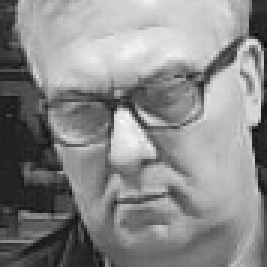
#> input picture projects/python/MachineLearning/FaceRecog/DataProjectFaces/albert_7/face_0(1).png, 89 x 89 px (shown 3 times larger); its folder holds only this picture in this run
$ python labelImages_dataAugment_CreateTestSet.py
#> lines starting #> are read from the running program, lines starting #| are printed output that depends on the picture
### projects/python/MachineLearning/FaceRecog/DataAugment.py
import cv2
import os
import imutils
from PIL import Image
import numpy as np
import random
#gamma transform. Kleine gamma --> donker, grote gamma --> helder
def adjust_gamma(image, gamma=1.0):
   invGamma = 1.0 / gamma
   table = np.array([
      ((i / 255.0) ** invGamma) * 255
      for i in np.arange(0, 256)])
   return cv2.LUT(image.astype(np.uint8), table.astype(np.uint8))

#beeld draaien met een bepaalde hoek
def rotate_ims(path,num_new_ims,angle):
    os.chdir(path)
    ims = os.listdir()
    max_ims = len(ims)-1
    for _ in range(num_new_ims):
        i = random.randint(0,max_ims)
        f=ims[i]
        im=None
        im=cv2.imread(f,cv2.IMREAD_GRAYSCALE)
        if im is None:
            im=Image.open(f)
            im=np.array(im)
        new_im=imutils.rotate(im,angle=angle)
        name = f[:f.index(".")]+"_rot"+str(angle)+".png"
        cv2.imwrite(name,new_im)

#verwijderen van ruis op een beeld --> hoge frequenties worden weggefilterd
def denoise_ims(path,num_new_ims,min_denoise,max_denoise):
    os.chdir(path)
    ims = os.listdir()
    max_ims = len(ims)-1
    for _ in range(num_new_ims):
        i = random.randint(0,max_ims)
        f=ims[i]
        im=None
        im=cv2.imread(f,cv2.IMREAD_GRAYSCALE)
        if im is None:
            im=Image.open(f)
            im=np.array(im)
        h=random.randint(min_denoise,max_denoise)
        new_im=cv2.fastNlMeansDenoising(im,h)
        name = f[:f.index(".")]+"_denoise_"+str(h)+".png"
        cv2.imwrite(name,new_im)

#helder of minder helder maken beeld --> gamma<1 --> donker, gamma>1-->lichter
def change_intensity_ims(path,num_new_ims,gamma):
    os.chdir(path)
    ims = os.listdir()
    max_ims = len(ims)-1
    for _ in range(num_new_ims):
        i = random.randint(0,max_ims)
        f=ims[i]
        im=None
        im=cv2.imread(f,cv2.IMREAD_GRAYSCALE)
        if im is None:
            im=Image.open(f)
            im=np.array(im)
        new_im=adjust_gamma(im, gamma=gamma)
        name=""
        if gamma>1:
            name = f[:f.index(".")]+"_bright.png"
        elif gamma<1:
            name = f[:f.index(".")]+"_dark.png"
        else:
            continue#geen wijziging, dus geen nieuw beeld
        cv2.imwrite(name,new_im)

### projects/python/MachineLearning/FaceRecog/labelImages_dataAugment_CreateTestSet.py
import os
import shutil
import DataAugment
import random

TEST_PERCENT = 15  # later als test voor gezichtsherkenning
FULLPATH = '/home/pi/RPi_Python/projects/python/MachineLearning/FaceRecog/DataProjectFaces'

# naar de basismap gaan
os.chdir(FULLPATH)

# hoogste label opzoeken voor het geval nieuwe personen achteraf toegevoegd worden
label = 1
labels = []
for d in os.listdir():
    if '_' in d:
        labels.append(int(d[d.index('_')+1:]))
#> pass 2 of the loop `for d in os.listdir():`:
if len(labels)>0:
    label = max(labels) + 1  # label voor nieuwe personen

# bestaat de map met test beelden ?
if 'testSet' in os.listdir():
    # verwijder ze
    shutil.rmtree(FULLPATH+'/testSet')

# door de lijst met mappen lopen om labels aan te hangen
for d in os.listdir():
    # sla yml bestand over (training)
    if 'yml' in d:
        continue
    # als de map nog niet hernoemd is
    if not '_' in d:
        # map hernoemen
        os.rename(d, d+'_'+str(label))
    # label ophogen
    label+=1
#> pass 2 of the loop `for d in os.listdir():`:

# door de lijst met mappen lopen voor data augmentie (extra bestanden met rotaties, intensiteit, ...)
for d in os.listdir():
    # sla yml bestand over (training)
    if 'yml' in d:
        continue
    # Data augmentatie
    DataAugment.rotate_ims(FULLPATH+'/'+d,2,3)  # 2 nieuwe beelden 3° gedraaid
#> in rotate_ims, im is the input picture: shape (89, 89); min 11, max 250, mean 136.8
#> in rotate_ims, `new_im=imutils.rotate(im,angle=angle)`:
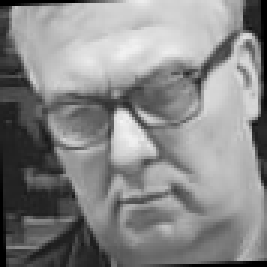
#> new_im: shape (89, 89) (shown 3 times larger); min 0, max 244, mean 134.7
    DataAugment.rotate_ims(FULLPATH+'/'+d,2,-3) # 2 nieuwe beelden -3° gedraaid
#> call 2 of rotate_ims, with num_new_ims = 2, angle = -3
#> in rotate_ims (call 2), `new_im=imutils.rotate(im,angle=angle)`:
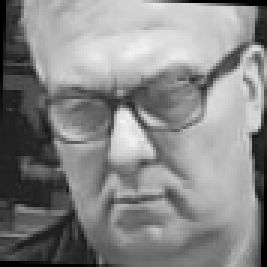
#> new_im: shape (89, 89) (shown 3 times larger); min 0, max 243, mean 134.5
    DataAugment.denoise_ims(FULLPATH+'/'+d,3,12,24) # 3 nieuwe beelden die wat gesmooth worden
    DataAugment.change_intensity_ims(FULLPATH+'/'+d,3,0.5) # 3 nieuwe donkere beelden
#> in adjust_gamma, `return cv2.LUT(image.astype(np.uint8), table.astype(np.uint8))`:
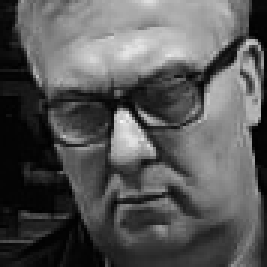
#> returned value: shape (89, 89) (shown 3 times larger); min 0, max 245, mean 86.9
    DataAugment.change_intensity_ims(FULLPATH+'/'+d,3,2) # 3 nieuwe lichtere beelden
#> call 4 of adjust_gamma, with gamma = 2
#> in adjust_gamma (call 4), `return cv2.LUT(image.astype(np.uint8), table.astype(np.uint8))`:
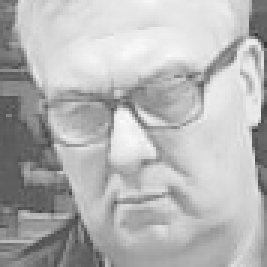
#> returned value: shape (89, 89) (shown 3 times larger); min 52, max 252, mean 180.7
#> pass 2 of the loop `for d in os.listdir():`:
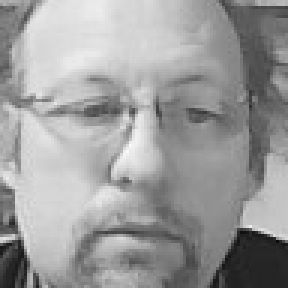
#> input picture projects/python/MachineLearning/FaceRecog/DataProjectFaces/filip_2/face_0.png, 96 x 96 px (shown 3 times larger)
#> in rotate_ims, im is the input picture: shape (96, 96); min 10, max 250, mean 155.9
#> in adjust_gamma (call 7), `return cv2.LUT(image.astype(np.uint8), table.astype(np.uint8))`:
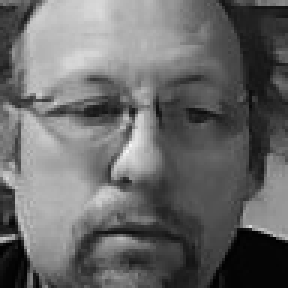
#> returned value: shape (96, 96) (shown 3 times larger); min 0, max 245, mean 104.7
#> in adjust_gamma (call 10), `return cv2.LUT(image.astype(np.uint8), table.astype(np.uint8))`:
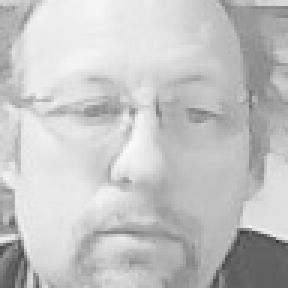
#> returned value: shape (96, 96) (shown 3 times larger); min 50, max 252, mean 195.7

# map voor testbeelden maken
os.chdir(FULLPATH)
os.mkdir('testSet')

# map met testbeelden opvullen
for d in os.listdir():
    # sla yml bestand over (training)
    if 'yml' in d:
        continue
    # map met testbeelden overslaan
    if d == 'testSet':
        continue
    # huidige inhoud van map ophalen
    faces = os.listdir(d)
    faces2id = []
    for i in range(len(faces)):
        faces2id.append(i)
    # bepalen aantal bestanden uit deze map om naar de testset map te kopieren
    num2test = TEST_PERCENT*len(faces)//100
    # ophalen label uit mapnaam vb frank_3 -> 3
    label = d[d.index('_')+1:]
    # lijst met unieke bestand indexen die naar de testSet moeten verplaatst worden
    retrieved = random.sample(faces2id, num2test)
    # bestanden verplaatsen naar testSet
    for r in retrieved:
        shutil.move(FULLPATH+'/'+d+'/'+faces[r],FULLPATH+'/testSet/'+str(label)+'__'+faces[r])
#> pass 2 of the loop `for d in os.listdir():`:
